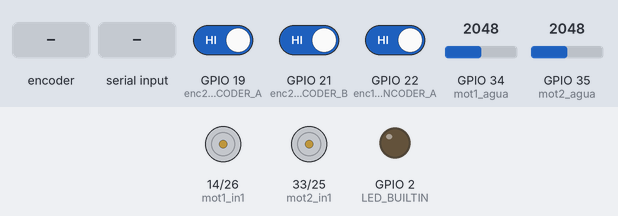
Recording of a sketch running on a simulated ESP32. On the bench: motor-driver pin pairs drawn as motors (green arrow = first pin HIGH = forward, orange = second pin HIGH = backward, longer = more drive, scaled by the enable pin), output pins drawn as LEDs (lit = HIGH). Inputs (shaded band) come from the test bench; at power-on: GPIO 19 (enc2_ENCODER_A) HIGH, GPIO 21 (enc2_ENCODER_B) HIGH, GPIO 22 (enc1_ENCODER_A) HIGH, GPIO 34 (mot1_agua) = 2048, GPIO 35 (mot2_agua) = 2048. What the sketch prints to the serial monitor is not drawn.

Above: at 1.2 s.
1.3 s: rotary encoder on GPIO 19 (enc2_ENCODER_A) / GPIO 23 (enc1_ENCODER_B) turned 3 steps (first pin leading)
At 1.48 s:
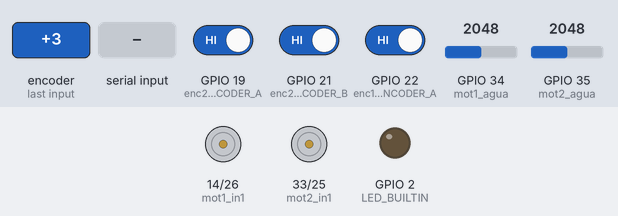
4.3 s: "Agua1:\n" received over Serial
At 5.5 s:
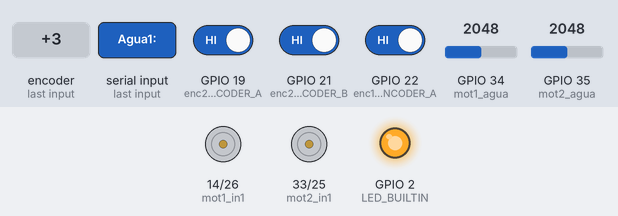
5.8 s: "90,45\n" received over Serial
At 7.0 s:
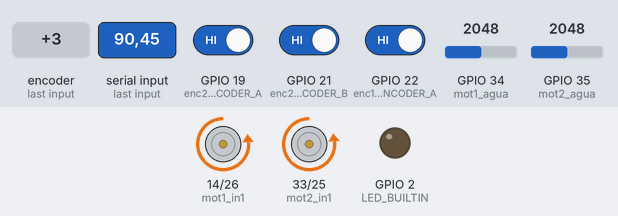
7.3 s: "RPM1:\n" received over Serial
At 7.9 s:
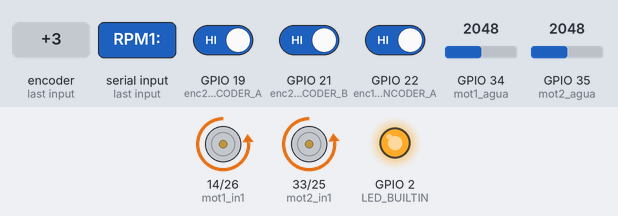
8.8 s: "Agua2:\n" received over Serial
At 10.0 s:
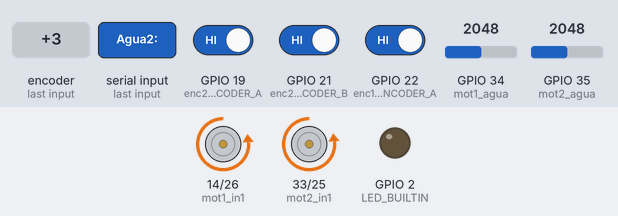
10.3 s: "RPM2:\n" received over Serial
At 11.4 s:
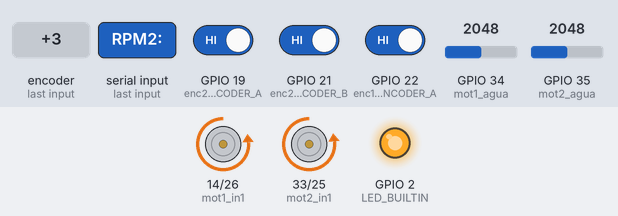
Timing chart, 0 to 12.8 s (numbered marks = the images above; inputs shaded):
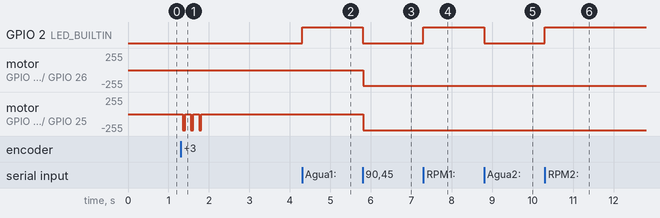

Measured:
- after the input at 1.3 s, motor on GPIO 33 (mot2_in1) / GPIO 25 (mot2_in2): alternates backward 243/255 for 0.06 s and stopped for 0.14 s, 6 changes in all, then stays stopped, starting after 0.06 s
- after the input at 4.3 s, GPIO 2 (LED_BUILTIN): LOW → HIGH at once
- after the input at 5.8 s, GPIO 2 (LED_BUILTIN): HIGH → LOW at once; motor on GPIO 14 (mot1_in1) / GPIO 26 (mot1_in2): stopped → backward 238/255 at once; motor on GPIO 33 (mot2_in1) / GPIO 25 (mot2_in2): stopped → backward 241/255 at once
- after the input at 7.3 s, GPIO 2 (LED_BUILTIN): LOW → HIGH at once
- after the input at 8.8 s, GPIO 2 (LED_BUILTIN): HIGH → LOW at once
- after the input at 10.3 s, GPIO 2 (LED_BUILTIN): LOW → HIGH at once

The sketch:

Motores1a1000.ino
```cpp
#include <Arduino.h>
// This project is designed to run on the ESP32 platform.

// Motor 1
#define mot1_enA 27
#define mot1_in1 14
#define mot1_in2 26
#define enc1_ENCODER_A 22
#define enc1_ENCODER_B 23
#define mot1_agua 34

// Motor 2
#define mot2_enA 32
#define mot2_in1 33
#define mot2_in2 25
#define enc2_ENCODER_A 19
#define enc2_ENCODER_B 21
#define mot2_agua 35

#define PULSOS_POR_VUELTA 310

volatile long enc1_pulsos = 0;
volatile long enc2_pulsos = 0;
unsigned long medicionActual = 0;
unsigned long ultimaMedicion = 0;
unsigned long ultimaMedicionFeedback = 0;
float mot1_rpm = 0;
float mot2_rpm = 0;
bool ledState = false;

String msg;

typedef struct Motores {
    float rpm_values[6];
    float rpm_avg;
    int agua;
    const float Kp;
    const float Ki;
    const float Kd;
    float setpoint;
    float e_prev1;
    float e_prev2;
    float c_prev;
};

struct Motores motor1 = {
    { 0.0, 0.0, 0.0, 0.0, 0.0, 0.0 },  // rpm_values
    0.0,                               // rpm_avg
    0,                                 // Agua
    1.0,                               // Kp
    0.0,                               // Ki
    0.0,                               // Kd
    0.0,                               // setpoint
    0.0,                               // e_prev1
    0.0,                               // e_prev2
    0.0                                // c_prev
};
struct Motores motor2 = {
    { 0.0, 0.0, 0.0, 0.0, 0.0, 0.0 },  // rpm_values
    0.0,                               // rpm_avg
    0,                                 // Agua
    1.0,                               // Kp
    0.0,                               // Ki
    0.0,                               // Kd
    0.0,                               // setpoint
    0.0,                               // e_prev1
    0.0,                               // e_prev2
    0.0                                // c_prev
};

void add_rpm_value(Motores &motor, float new_val) {
    float sum = 0.0;
    for (int i = 0; i < 5; i++) {
        motor.rpm_values[i] = motor.rpm_values[i + 1];
    }
    motor.rpm_values[5] = new_val;

    for (int i = 0; i < 6; i++) {
        sum += motor.rpm_values[i];
    }
    motor.rpm_avg = sum / 6.0;
}

#define MIN_VEL 252
#define MAX_VEL 1
#define PULSOS_1_VUELTA 320

const float Ts = 0.01;  // Sample time in seconds


void IRAM_ATTR contarPulsoA1() {
    if (digitalRead(enc1_ENCODER_A) != digitalRead(enc1_ENCODER_B)) {
        enc1_pulsos++;
    } else {
        enc1_pulsos--;
    }
}

void IRAM_ATTR contarPulsoA2() {
    if (digitalRead(enc2_ENCODER_A) != digitalRead(enc2_ENCODER_B)) {
        enc2_pulsos++;
    } else {
        enc2_pulsos--;
    }
}

void feedbackRPi() {
    // Enviar datos de RPM y setpoint a la Raspberry Pi
    // Serial.print("Agua1:");
    // Serial.print(motor1.agua);
    // Serial.print("RPM1:");
    Serial.print(motor1.rpm_avg);
    Serial.print("|");
    // Serial.print("Agua2:");
    // Serial.print(motor2.agua);
    // Serial.print("RPM2:");
    Serial.println(motor2.rpm_avg);
}

int pwmInvertidoConZonaMuerta(int input) {
    const int input_min = 0;
    const int input_max = 1050;
    const int pwm_min = 174;  // Velocidad máxima (PWM más bajo por inversión) NO CAMBIAR!!!!
    const int pwm_max = 244;  // Velocidad mínima (PWM más alto, aún en zona útil)

    input = constrain(input, input_min, input_max);

    float scale = (float)(input_max - input) / (input_max - input_min);
    int result = (int)(scale * (pwm_max - pwm_min) + pwm_min);
    // Serial.print("Result:");
    // Serial.print(result);
    // Serial.print(",");


    if (result >= pwm_max) {
        return 255;
    }
    if (result < 174){
        return 174;
    }
    return result;
}

void mot1_velocidad(int velocidad) {
    int vel1_map = pwmInvertidoConZonaMuerta(velocidad);  // 0 -> 185 and 100 -> 0
    analogWrite(mot1_enA, vel1_map);
}

void mot1_direccion(float c1) {
    if (c1 > 0) {
        digitalWrite(mot1_in1, LOW);
        digitalWrite(mot1_in2, HIGH);
    } else if (c1 < 0) {
        digitalWrite(mot1_in1, HIGH);
        digitalWrite(mot1_in2, LOW);
    } else {
        digitalWrite(mot1_in1, LOW);
        digitalWrite(mot1_in2, LOW);
    }
}

void mot2_velocidad(int velocidad) {
    int vel2_map = pwmInvertidoConZonaMuerta(velocidad);  // 0 -> 185 and 100 -> 0
    analogWrite(mot2_enA, vel2_map);
}

void mot2_direccion(float c2) {
    if (c2 > 0) {
        digitalWrite(mot2_in1, LOW);
        digitalWrite(mot2_in2, HIGH);
    } else if (c2 < 0) {
        digitalWrite(mot2_in1, HIGH);
        digitalWrite(mot2_in2, LOW);
    } else {
        digitalWrite(mot2_in1, LOW);
        digitalWrite(mot2_in2, LOW);
    }
}

float control_pid(Motores &motor) {
    // --- PID discreto recursivo ---
    float e0 = motor.setpoint - motor.rpm_avg;
    float a0 = motor.Kp + motor.Ki * Ts + motor.Kd / Ts;
    float a1 = -motor.Kp - 2.0 * (motor.Kd / Ts);
    float a2 = motor.Kd / Ts;
    float c0 = motor.c_prev + a0 * e0 + a1 * motor.e_prev1 + a2 * motor.e_prev2;
    motor.e_prev2 = motor.e_prev1;
    motor.e_prev1 = e0;
    motor.c_prev = c0;
    return c0;
}

void setup() {
    pinMode(LED_BUILTIN, OUTPUT);
    digitalWrite(LED_BUILTIN, LOW);
    pinMode(mot1_enA, OUTPUT);
    pinMode(mot1_in1, OUTPUT);
    pinMode(mot1_in2, OUTPUT);
    pinMode(enc1_ENCODER_A, INPUT_PULLUP);
    pinMode(enc1_ENCODER_B, INPUT_PULLUP);

    pinMode(mot2_enA, OUTPUT);
    pinMode(mot2_in1, OUTPUT);
    pinMode(mot2_in2, OUTPUT);
    pinMode(enc2_ENCODER_A, INPUT_PULLUP);
    pinMode(enc2_ENCODER_B, INPUT_PULLUP);

    // Inicializar PWM
    attachInterrupt(enc1_ENCODER_A, contarPulsoA1, RISING);
    attachInterrupt(enc2_ENCODER_A, contarPulsoA2, RISING);

    digitalWrite(mot1_in1, LOW);
    digitalWrite(mot1_in2, HIGH);

    digitalWrite(mot2_in1, LOW);
    digitalWrite(mot2_in2, HIGH);

    Serial.begin(115200);
    ultimaMedicion = millis();
}

void loop() {
    if (Serial.available()) {
        msg = Serial.readStringUntil('\n');
        sscanf(msg.c_str(), "%f,%f", &motor1.setpoint, &motor2.setpoint);
        // mot1_setpoint = msg.toInt();
        // mot2_setpoint = msg.toInt();
        digitalWrite(LED_BUILTIN, !ledState);  // Toggle LED state
        ledState = !ledState;                  // Toggle LED state
    }

    delay(0.1);

    /*
  Podemos cambiar la funcion de Serial.Available() por un while y obtener lo por caracter a caracter
  Supuestamente asi es mas eficiente y toma menos tiempo la funcion.
  No es importante ahora mismo.
  */

    medicionActual = millis();
    if (medicionActual - ultimaMedicion >= Ts * 1000) {  // Ts* 1000: Sample time en milisegundos
        // --- mido rpm ---
        noInterrupts();
        float dt = (medicionActual - ultimaMedicion) / 1000.0;  // Tiempo transcurrido en segundos
        float mot1_vueltas = (float)enc1_pulsos / PULSOS_POR_VUELTA;
        mot1_rpm = (mot1_vueltas * 60.0) / dt;
        float mot2_vueltas = (float)enc2_pulsos / PULSOS_POR_VUELTA;
        mot2_rpm = (mot2_vueltas * 60.0) / dt;
        enc2_pulsos = 0;
        enc1_pulsos = 0;
        interrupts();
        add_rpm_value(motor1, mot1_rpm);  // Añadir el valor actual de RPM al array y calcular el promedio
        add_rpm_value(motor2, mot2_rpm);

        // --- PID discreto recursivo ---
        float c1 = control_pid(motor1);
        //float c1 = motor1.setpoint;
        int pwm1 = abs(c1);
        mot1_velocidad(pwm1);
        mot1_direccion(c1);

        float c2 = control_pid(motor2);
        // float c2 = motor2.setpoint;
        int pwm2 = abs(c2);
        mot2_velocidad(pwm2);
        mot2_direccion(c2);

        /* LECTURA SENSOR AGUA*/
        motor1.agua = analogRead(mot1_agua);
        motor2.agua = analogRead(mot2_agua);
        ultimaMedicion = medicionActual;

        /* FEEDBACK */
        // Serial.print("RPM1:");
        // Serial.print(mot1_rpm);
        // Serial.print(",");
        // Serial.print("RPM1_avg:");
        // Serial.print(motor1.rpm_avg);
        // Serial.print(",");
        // Serial.print("Setpoint1:");
        // Serial.print(motor1.setpoint);

        // Serial.print(",");
        // Serial.print("RPM2:");
        // Serial.print(mot2_rpm);
        // Serial.print(",");
        // Serial.print("RPM2_avg:");
        // Serial.print(motor2.rpm_avg);
        // Serial.print(",");
        // Serial.print("Setpoint2:");
        // Serial.println(motor2.setpoint);

        feedbackRPi();
    }
}
```
